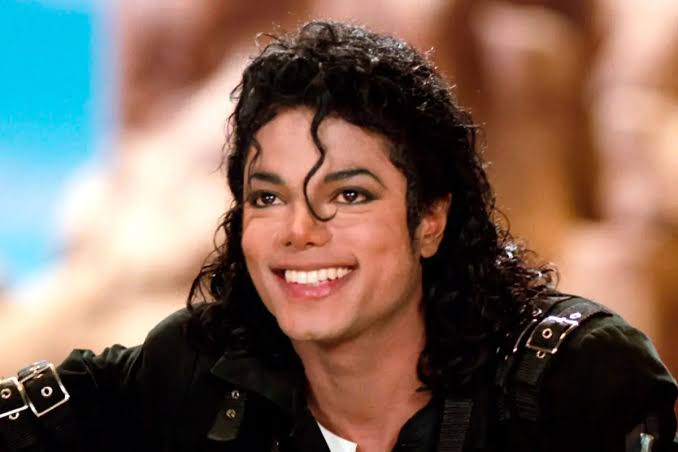
#> input picture Michael_Jackson.jpg, 678 x 452 px
$ python act4-basico-opencv-0013.py
#> lines starting #> are read from the running program, lines starting #| are printed output that depends on the picture; after the words box and inside, x2 and y2 are one past the last pixel; in counts of white or black regions, pixels touching at a corner belong together
# ==============================================================================
# 0. IMPORTACIÓN DE LIBRERÍAS
# ==============================================================================
import cv2  # Importa la librería OpenCV para procesamiento de imágenes y visión artificial.
import numpy as np  # Importa NumPy para manejar las imágenes como arreglos/matrices matemáticas.
import sys  # Importa Sys para poder detener el programa de forma segura si ocurre un error.
nombre_ventana = 'Michael_Jackson.jpg'
print("-+-+-+- Meredith Aguirre NC = 0013 -+-+-+-")

# ==============================================================================
# 1. LECTURA DE LA IMAGEN DESDE LA CARPETA
# ==============================================================================

print("\n1. LECTURA DE IMÁGENES 0013")  # Imprime el título de la sección en la consola.
nombre_ventana = 'Gpo 3H Michael Jackson Meredith Aguirre 0013' # Linea nueva
imgMichael_Jackson = cv2.imread('Michael_Jackson.jpg')
#> imgMichael_Jackson is the input picture: shape (452, 678, 3); mean B, G, R 88.4, 100.1, 120.9
cv2.namedWindow(nombre_ventana) #Linea nueva
if imgMichael_Jackson is None:  # Verifica si la variable 'img' está vacía (es decir, si no encontró el archivo).
    print("Error: No se pudo leer 'Michael_Jackson.jpg'.")
    sys.exit()
else:
    print("Imagen cargada exitosamente.")

    # ==============================================================================
# 2. PROPIEDADES DE LA IMAGEN
# ==============================================================================
print("\n2. PROPIEDADES DE LA IMAGEN 0013")  # Imprime el título de la segunda sección.
height, width, channels = imgMichael_Jackson.shape  # Extrae el alto (filas), ancho (columnas) y canales de color de la matriz.
#> height = 452; width = 678; channels = 3
print(f"Dimensiones de la imagen: {width}x{height} píxeles")  # Muestra el ancho por el alto en consola.
#| Dimensiones de la imagen: 678x452 píxeles
print(f"Número de canales de color: {channels}")  # Muestra cuántos canales tiene (3 para BGR: Azul, Verde, Rojo).
#| Número de canales de color: 3
print(f"Tipo de dato de la imagen: {imgMichael_Jackson.dtype}")  # Muestra el tipo de dato (uint8 = enteros de 0 a 255).
#| Tipo de dato de la imagen: uint8
print(f"Total de datos/píxeles: {imgMichael_Jackson.size}")  # Muestra la cantidad total de valores numéricos en la matriz.
#| Total de datos/píxeles: 919368

# ==============================================================================
# 3. VISUALIZACIÓN DE LA IMAGEN ORIGINAL
# ==============================================================================
print("\n3. MOSTRANDO IMAGEN ORIGINAL 0013")  # Imprime el título de la tercera sección.
print("Presiona cualquier tecla sobre la ventana de la imagen para continuar...")  # Instrucción para el usuario.
# Mostrar imagen
cv2.imshow(nombre_ventana, imgMichael_Jackson)  # Linea nueva
cv2.waitKey(0)  # Pausa el programa infinitamente hasta que el usuario presione una tecla.
cv2.destroyAllWindows()
print("-+-+-+- Modificando los pixeles.. -+-+-+-")

# ==============================================================================
# 4. ACCESO Y MODIFICACIÓN DE PÍXELES INDIVIDUALES
# ==============================================================================
print("\n4. ACCEDIENDO Y MODIFICANDO PÍXELES")  # Imprime el título de la cuarta sección.
pixel_img = imgMichael_Jackson.copy()  # Crea una copia exacta de la imagen original para no dañar la original.
y, x = 100, 150  # Define las coordenadas a analizar: fila (Y) = 100, columna (X) = 150.
pixel = pixel_img[y, x]  # Obtiene los 3 valores de color [Azul, Verde, Rojo] del píxel en esa posición.
#> pixel = [82, 104, 170]
print(f"Valor del píxel en ({x}, {y}): {pixel} (Formato BGR)")  # Imprime los valores BGR del píxel en consola.
#| Valor del píxel en (150, 100): [ 82 104 170] (Formato BGR)
pixel_img[y, x] = [0, 0, 255]  # Cambia el color de ese único píxel a Rojo puro (0 Azul, 0 Verde, 255 Rojo).
#> pixel_img: shape (452, 678, 3); under 0.01% of pixels changed, all inside (x1, y1, x2, y2) = (150, 100, 151, 101)
cv2.circle(pixel_img, (x, y), 15, (0, 255, 255), 2)  # Dibuja un círculo amarillo alrededor para poder verlo a simple vista.
#> pixel_img: shape (452, 678, 3); mean B, G, R 88.3, 100.2, 121
cv2.imshow('Meredith Aguirre 0013', pixel_img)  # Muestra la imagen con el píxel alterado y señalado.
cv2.waitKey(0)  # Espera a que se presione una tecla para continuar.

# ==============================================================================
# 5. REGIÓN DE INTERÉS (ROI - REGION OF INTEREST)
# ==============================================================================
print("\n5. REGIÓN DE INTERÉS (ROI)")  # Imprime el título de la quinta sección.
roi_img = imgMichael_Jackson.copy()  # Crea una nueva copia limpia de la imagen original.
roi = roi_img[50:200, 100:300]  # Recorta una sub-matriz desde la fila 50 a 200 y columna 100 a 300.
cv2.rectangle(roi_img, (100, 50), (300, 200), (0, 255, 0), 2)  # Dibuja un rectángulo verde marcando la zona recortada.
#> roi_img: shape (452, 678, 3); 0.68% of pixels changed, all inside (x1, y1, x2, y2) = (99, 49, 302, 202)
cv2.imshow('Imagen con ROI Meredith Aguirre 0013', roi_img)  # Muestra la imagen completa con el recuadro verde.
cv2.waitKey(0)  # Espera a que se presione una tecla.
cv2.imshow('ROI Extraida Meredith Aguirre 0013', roi)  # Muestra únicamente el pedazo recortado en una ventana aparte.
cv2.waitKey(0)  # Espera a que se presione una tecla.

# ==============================================================================
# 6. SEPARACIÓN Y FUSIÓN DE CANALES DE COLOR (BGR)
# ==============================================================================
print("\n6. SEPARANDO Y FUSIONANDO CANALES")  # Imprime el título de la sexta sección.
b, g, r = cv2.split(imgMichael_Jackson)  # Divide la imagen a color en 3 matrices independientes: Azul (b), Verde (g) y Rojo (r).
cv2.imshow('Canal Azul Meredith Aguirre 0013', b)  # Muestra la intensidad del canal azul en tonos de gris.
cv2.imshow('Canal Verde Meredith Aguirre 0013', g)  # Muestra la intensidad del canal verde en tonos de gris.
cv2.imshow('Canal Rojo Meredith Aguirre 0013', r)  # Muestra la intensidad del canal rojo en tonos de gris.
cv2.waitKey(0)  # Pausa el programa mientras observas las 3 ventanas en blanco y negro.
zeros = np.zeros_like(b)  # Crea una matriz llena de ceros (negro) del mismo tamaño que un canal.
blue_img = cv2.merge([b, zeros, zeros])  # Une el canal azul real con verde y rojo en cero (solo se ve azul).
green_img = cv2.merge([zeros, g, zeros])  # Une el canal verde real con azul y rojo en cero (solo se ve verde).
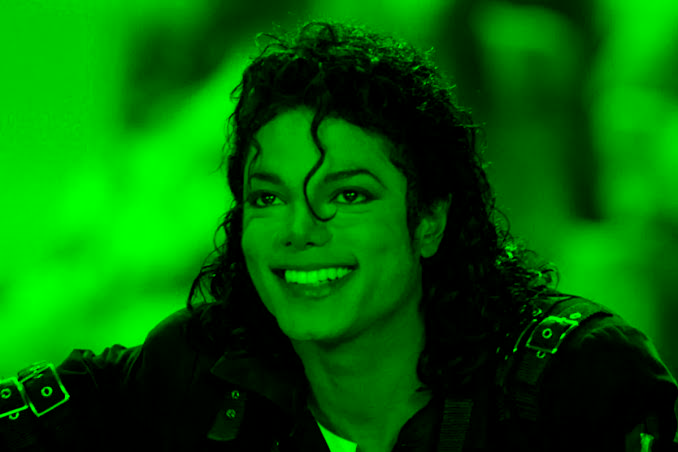
#> green_img: shape (452, 678, 3); mean of channels 0, 1, 2 0, 100.1, 0; drawn as B, G, R
red_img = cv2.merge([zeros, zeros, r])  # Une el canal rojo real con azul y verde en cero (solo se ve rojo).
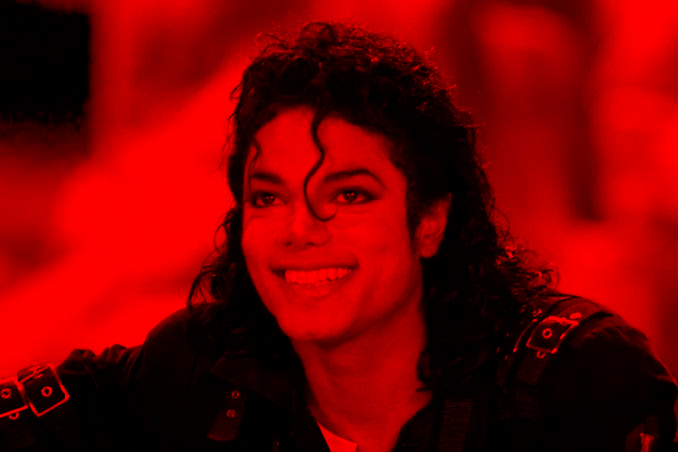
#> red_img: shape (452, 678, 3); mean of channels 0, 1, 2 0, 0, 120.9; drawn as B, G, R
cv2.imshow('Canal Azul Meredith Aguirre 0013', blue_img)  # Muestra la imagen filtrada únicamente en color azul.
cv2.imshow('Canal Verde Meredith Aguirre 0013', green_img)  # Muestra la imagen filtrada únicamente en color verde.
cv2.imshow('Canal Rojo Meredith Aguirre 0013', red_img)  # Muestra la imagen filtrada únicamente en color rojo.
cv2.waitKey(0)  # Espera a que se presione una tecla para avanzar.

# ==============================================================================
# 7. REDIMENSIONAMIENTO DE IMÁGENES (RESIZING)
# ==============================================================================
print("\n7. REDIMENSIONANDO IMÁGENES")  # Imprime el título de la séptima sección.
resized_img = cv2.resize(imgMichael_Jackson, (400, 300))  # Cambia el tamaño exacto de la imagen a 400px de ancho por 300px de alto.
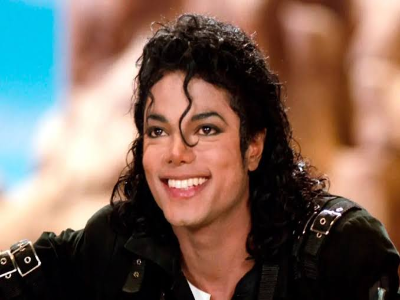
#> resized_img: shape (300, 400, 3); mean B, G, R 88.3, 100, 120.8
cv2.imshow('Meredith Aguirre 0013', resized_img)  # Muestra la imagen con sus nuevas dimensiones fijas.
cv2.waitKey(0)  # Espera a que se presione una tecla.
half_size = cv2.resize(imgMichael_Jackson, None, fx=0.5, fy=0.5)  # Reduce la imagen a la mitad (50% en ancho y 50% en alto).
double_size = cv2.resize(imgMichael_Jackson, None, fx=1.5, fy=1.5)  # Amplía la imagen un 50% extra (escala 1.5x).
cv2.imshow('Meredith Aguirre 0013', half_size)  # Muestra la versión reducida.
cv2.waitKey(0)  # Espera a que se presione una tecla.
cv2.imshow('Meredith Aguirre 0013', double_size)  # Muestra la versión ampliada.
cv2.waitKey(0)  # Espera a que se presione una tecla.

# ==============================================================================
# 8. ROTACIÓN DE IMÁGENES
# ==============================================================================
print("\n8. ROTANDO IMÁGENES")  # Imprime el título de la octava sección.
height, width = imgMichael_Jackson.shape[:2]  # Obtiene nuevamente el alto y ancho actual de la imagen original.
rotation_matrix = cv2.getRotationMatrix2D((width / 2, height / 2), 45, 1)  # Calcula la matriz para girar 45° desde el centro.
rotated_img = cv2.warpAffine(imgMichael_Jackson, rotation_matrix, (width, height))  # Aplica la rotación matemática sobre la imagen.
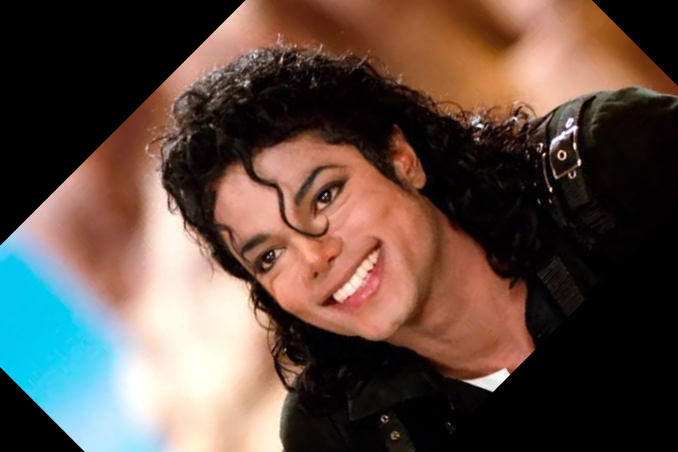
#> rotated_img: shape (452, 678, 3); mean B, G, R 66.5, 75.3, 92.5
cv2.imshow('Meredith Aguirre 0013', rotated_img)  # Muestra la imagen inclinada 45 grados.
cv2.waitKey(0)  # Espera a que se presione una tecla.

# ==============================================================================
# 9. VOLTEO / ESPEJO DE IMÁGENES (FLIPPING)
# ==============================================================================
print("\n9. VOLTEANDO IMÁGENES")  # Imprime el título de la novena sección.
horizontal_flip = cv2.flip(imgMichael_Jackson, 1)  # Voltea la imagen horizontalmente (código 1 = efecto espejo).
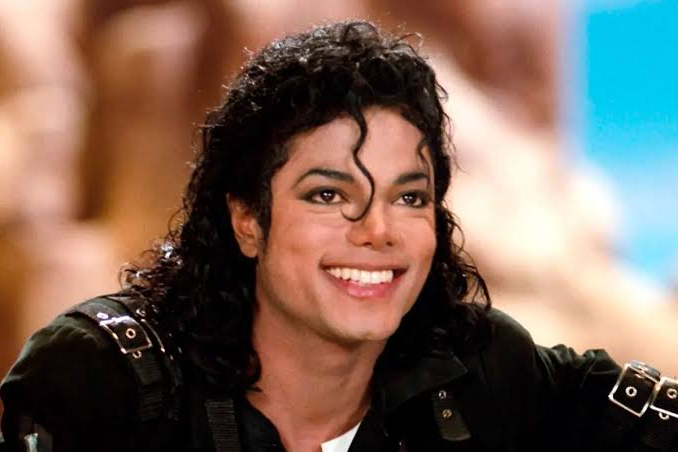
#> horizontal_flip: shape (452, 678, 3); mean B, G, R 88.4, 100.1, 120.9
cv2.imshow('Meredith Aguirre 0013', horizontal_flip)  # Muestra el volteo horizontal.
cv2.waitKey(0)  # Espera a que se presione una tecla.
vertical_flip = cv2.flip(imgMichael_Jackson, 0)  # Voltea la imagen verticalmente (código 0 = de cabeza).
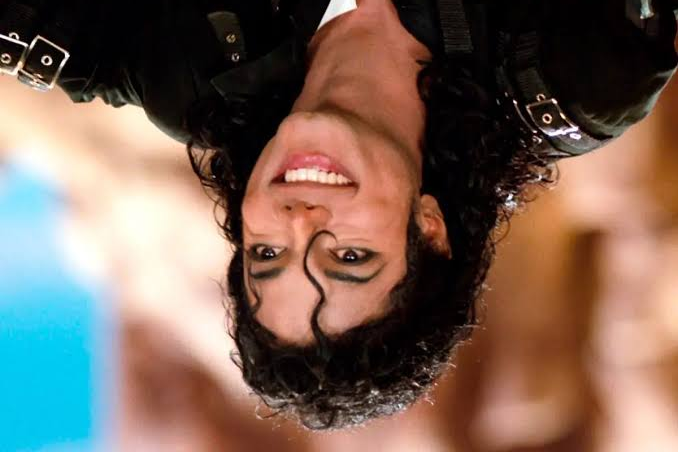
#> vertical_flip: shape (452, 678, 3); mean B, G, R 88.4, 100.1, 120.9
cv2.imshow('Meredith Aguirre 0013', vertical_flip)  # Muestra el volteo vertical.
cv2.waitKey(0)  # Espera a que se presione una tecla
both_flip = cv2.flip(imgMichael_Jackson, -1)  # Voltea en ambos ejes al mismo tiempo (código -1 = horizontal + vertical).
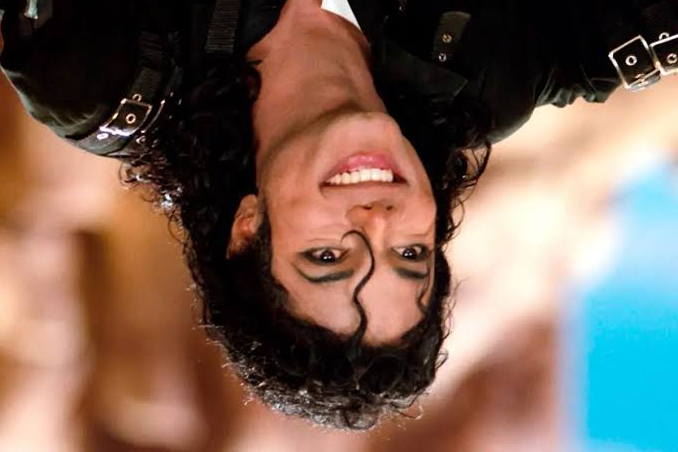
#> both_flip: shape (452, 678, 3); mean B, G, R 88.4, 100.1, 120.9
cv2.imshow('Meredith Aguirre 0013', both_flip)  # Muestra el volteo combinado.
cv2.waitKey(0)  # Espera a que se presione una tecla.

# ==============================================================================
# 10. GUARDADO DE RESULTADOS Y LIMPIEZA
# ==============================================================================
print("\n10. GUARDANDO IMAGEN RESULTANTE")  # Imprime el título de la décima sección.
result = cv2.imwrite('rotated_image.jpg', rotated_img)  # Guarda la imagen rotada en el disco duro como 'rotated_image.jpg'.
if result:  # Comprueba si el guardado devolvió True (verdadero).
    print("Imagen rotada guardada exitosamente como 'rotated_image.jpg'")  # Confirma que el archivo se creó.
else:  # Si ocurrió algún problema de permisos o ruta...
    print("Error: No se pudo guardar la imagen rotada.")  # Notifica el fallo en consola.
cv2.destroyAllWindows()  # Cierra todas las ventanas gráficas abiertas por OpenCV para liberar memoria RAM.
print("\n¡Todas las operaciones se completaron con éxito!")  # Mensaje final de cierre en la terminal.

$ run again, with image-11.png saved as Michael_Jackson.jpg
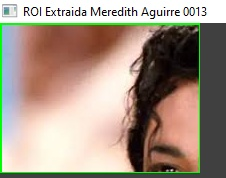
#> input picture image-11.png, 226 x 178 px
#> imgMichael_Jackson is the input picture: shape (178, 226, 3); mean B, G, R 132.9, 147.6, 164.5
#| Dimensiones de la imagen: 226x178 píxeles
#| Número de canales de color: 3
#| Tipo de dato de la imagen: uint8
#| Total de datos/píxeles: 120684
#> pixel = [10, 13, 27]
#| Valor del píxel en (150, 100): [10 13 27] (Formato BGR)
#> roi_img: shape (178, 226, 3); 1.88% of pixels changed, all inside (x1, y1, x2, y2) = (99, 49, 226, 178)
#> `vertical_flip = cv2.flip(imgMichael_Jackson, 0)`:
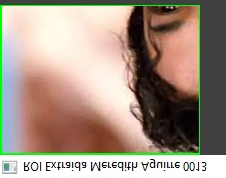
#> vertical_flip: shape (178, 226, 3); mean B, G, R 132.9, 147.6, 164.5
#> `both_flip = cv2.flip(imgMichael_Jackson, -1)`:
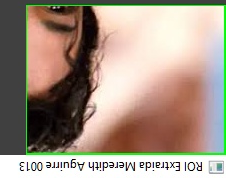
#> both_flip: shape (178, 226, 3); mean B, G, R 132.9, 147.6, 164.5
